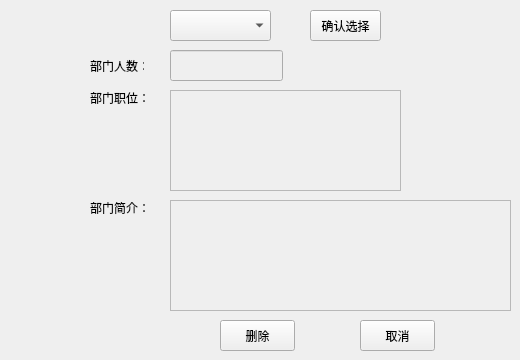
    <widget class="QWidget" name="page_15">
     <widget class="QComboBox" name="comboBox_13">
      <property name="geometry">
       <rect>
        <x>170</x>
        <y>10</y>
        <width>101</width>
        <height>31</height>
       </rect>
      </property>
     </widget>
     <widget class="QLabel" name="label_47">
      <property name="geometry">
       <rect>
        <x>90</x>
        <y>90</y>
        <width>61</width>
        <height>16</height>
       </rect>
      </property>
      <property name="text">
       <string>部门职位：</string>
      </property>
     </widget>
     <widget class="QTextEdit" name="textEdit_7">
      <property name="enabled">
       <bool>false</bool>
      </property>
      <property name="geometry">
       <rect>
        <x>170</x>
        <y>200</y>
        <width>341</width>
        <height>111</height>
       </rect>
      </property>
     </widget>
     <widget class="QPushButton" name="pushButton_23">
      <property name="geometry">
       <rect>
        <x>310</x>
        <y>10</y>
        <width>71</width>
        <height>31</height>
       </rect>
      </property>
      <property name="text">
       <string>确认选择</string>
      </property>
     </widget>
     <widget class="QLabel" name="label_48">
      <property name="geometry">
       <rect>
        <x>90</x>
        <y>200</y>
        <width>61</width>
        <height>16</height>
       </rect>
      </property>
      <property name="text">
       <string>部门简介：</string>
      </property>
     </widget>
     <widget class="QTextEdit" name="textEdit_8">
      <property name="enabled">
       <bool>false</bool>
      </property>
      <property name="geometry">
       <rect>
        <x>170</x>
        <y>90</y>
        <width>231</width>
        <height>101</height>
       </rect>
      </property>
      <property name="html">
       <string>&lt;!DOCTYPE HTML PUBLIC &quot;-//W3C//DTD HTML 4.0//EN&quot; &quot;http://www.w3.org/TR/REC-html40/strict.dtd&quot;&gt;
&lt;html&gt;&lt;head&gt;&lt;meta name=&quot;qrichtext&quot; content=&quot;1&quot; /&gt;&lt;style type=&quot;text/css&quot;&gt;
p, li { white-space: pre-wrap; }
&lt;/style&gt;&lt;/head&gt;&lt;body style=&quot; font-family:'SimSun'; font-size:9pt; font-weight:400; font-style:normal;&quot;&gt;
&lt;p style=&quot;-qt-paragraph-type:empty; margin-top:0px; margin-bottom:0px; margin-left:0px; margin-right:0px; -qt-block-indent:0; text-indent:0px;&quot;&gt;&lt;br /&gt;&lt;/p&gt;&lt;/body&gt;&lt;/html&gt;</string>
      </property>
     </widget>
     <widget class="QPushButton" name="pushButton_24">
      <property name="geometry">
       <rect>
        <x>220</x>
        <y>320</y>
        <width>75</width>
        <height>31</height>
       </rect>
      </property>
      <property name="text">
       <string>删除</string>
      </property>
     </widget>
     <widget class="QPushButton" name="pushButton_25">
      <property name="geometry">
       <rect>
        <x>360</x>
        <y>320</y>
        <width>75</width>
        <height>31</height>
       </rect>
      </property>
      <property name="text">
       <string>取消</string>
      </property>
     </widget>
     <widget class="QLineEdit" name="lineEdit_14">
      <property name="enabled">
       <bool>false</bool>
      </property>
      <property name="geometry">
       <rect>
        <x>170</x>
        <y>50</y>
        <width>113</width>
        <height>31</height>
       </rect>
      </property>
     </widget>
     <widget class="QLabel" name="label_6">
      <property name="geometry">
       <rect>
        <x>90</x>
        <y>55</y>
        <width>54</width>
        <height>21</height>
       </rect>
      </property>
      <property name="text">
       <string>部门人数：</string>
      </property>
     </widget>
    </widget>
